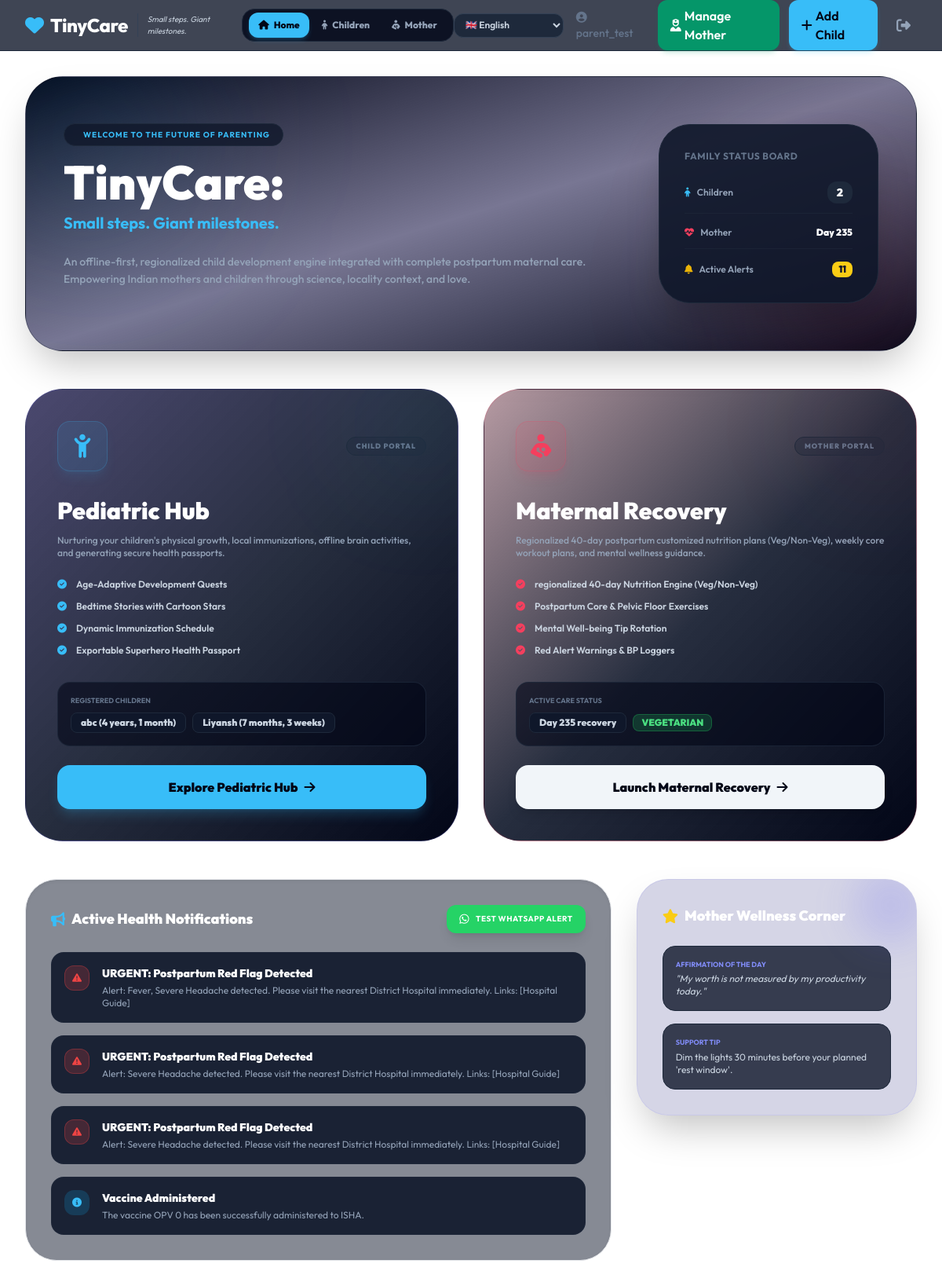
The page /parent/ (signed in) on the database as committed earlier.
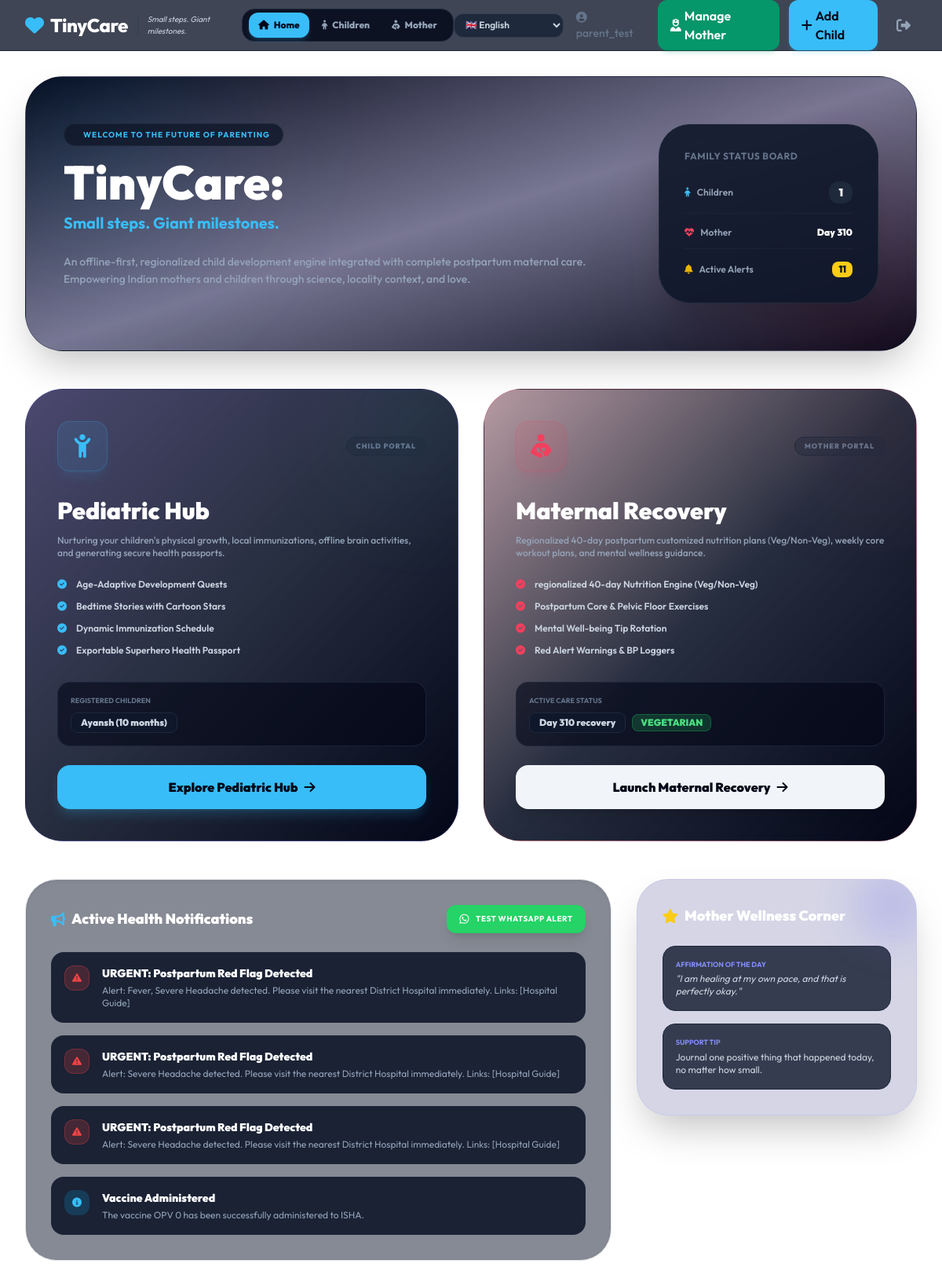
The same page on the database as committed later.
### health/models.py (models this page shows, shortened)
class ChildProfile(models.Model):
    GENDER_CHOICES = [('M', 'Male'), ('F', 'Female'), ('O', 'Other')]
    parent = models.ForeignKey(settings.AUTH_USER_MODEL, on_delete=models.CASCADE, related_name='children', null=True)
    name = models.CharField(max_length=200)
    date_of_birth = models.DateField(validators=[validate_child_age])
    gender = models.CharField(max_length=1, choices=GENDER_CHOICES)
    locality = models.ForeignKey(Locality, on_delete=models.SET_NULL, null=True)
    current_weight = models.FloatField(help_text="Weight (Stored in KG)")
    current_height = models.FloatField(help_text="Height (Stored in CM)")
    birth_weight = models.FloatField(null=True, blank=True, help_text="Birth Weight (Stored in KG)")
    height_unit = models.CharField(max_length=5, choices=[('cm', 'cm'), ('m', 'm')], default='cm')
    weight_unit = models.CharField(max_length=5, choices=[('kg', 'kg'), ('g', 'g')], default='kg')
    created_at = models.DateTimeField(auto_now_add=True)
    updated_at = models.DateTimeField(auto_now=True)

class Notification(models.Model):
    user = models.ForeignKey(settings.AUTH_USER_MODEL, on_delete=models.CASCADE, related_name='notifications')
    title = models.CharField(max_length=200)
    message = models.TextField()
    is_read = models.BooleanField(default=False)
    is_urgent = models.BooleanField(default=False, help_text="Triggers Red Alert badge")
    created_at = models.DateTimeField(auto_now_add=True)

### health/views.py (the view)
# urls.py: path('parent/', views.parent_dashboard, name='parent_dashboard'),
@login_required
@user_passes_test(is_parent)
def parent_dashboard(request):
    children = ChildProfile.objects.filter(parent=request.user).order_by('-created_at')
    notifications = Notification.objects.filter(user=request.user).order_by('-created_at')
    urgent_count = notifications.filter(is_urgent=True, is_read=False).count()
    try:
        mother = request.user.mother_profile
    except Exception:
        mother = None
    maternal_context = None
    if mother:
        maternal_context = get_postpartum_context(mother)
    return render(request, 'health/parent_dashboard.html', {
        'children': children,
        'notifications': notifications,
        'urgent_count': urgent_count,
        'mother': mother,
        'maternal_context': maternal_context,
    })

### health/views.py (called while the page is built)
def is_parent(user):
    return user.is_authenticated and user.is_parent

### health/templates/health/parent_dashboard.html (shortened to what the changed rows need)
{% extends 'health/base.html' %}
{% block content %}
<div class="relative bg-gradient-to-br from-slate-950 via-indigo-950/60 to-slate-950 rounded-[3rem] p-12 overflow-hidden mb-12 shadow-2xl border border-slate-800/40 flex flex-col md:flex-row items-center justify-between gap-8 min-h-[350px]">
    {% load static %}
    <div class="relative z-10 max-w-2xl">
        <h1 class="text-5xl md:text-6xl font-black text-white leading-tight mb-2">
            TinyCare:
        </h1>
    </div>
    <div class="relative z-10 bg-slate-900/90 border border-slate-800 rounded-[2.5rem] p-8 min-w-[280px] shadow-2xl flex-shrink-0">
        <div class="space-y-4">
            <div class="flex items-center justify-between pb-3 border-b border-slate-800/60">
                <span class="text-xs text-slate-400 font-semibold"><i class="fas fa-child text-primary mr-1.5"></i> Children</span>
                <span class="text-sm font-black text-white bg-slate-800 px-3 py-1 rounded-xl">{{ children.count }}</span>
            </div>
            <div class="flex items-center justify-between pb-3 border-b border-slate-800/60">
                <span class="text-xs text-slate-400 font-semibold"><i class="fas fa-heart-pulse text-rose-500 mr-1.5"></i> Mother</span>
                <span class="text-xs font-black text-white">
                    {% if mother %}
                        Day {{ maternal_context.day_number }}
                    {% else %}
                        Not Setup
                    {% endif %}
                </span>
            </div>
        </div>
    </div>
</div>
<div class="grid grid-cols-1 md:grid-cols-2 gap-8 mb-12">
    <div class="group relative bg-gradient-to-br from-indigo-950/80 via-slate-900/90 to-slate-950 rounded-[3rem] border border-indigo-500/20 p-10 hover:border-primary/40 hover:shadow-indigo-500/10 hover:shadow-2xl transition-all duration-500 transform hover:-translate-y-1.5 flex flex-col justify-between overflow-hidden">
        <div>
            <h2 class="text-3xl font-black text-white mb-3">Pediatric Hub</h2>
            {% if children %}
            <div class="bg-slate-950/60 rounded-2xl border border-slate-800/80 p-4 mb-6">
                <div class="flex flex-wrap gap-2">
                    {% for child in children %}
                    <span class="text-xs bg-slate-900 border border-slate-800 px-3 py-1 rounded-lg text-slate-300 font-black">
                        {{ child.name }} ({{ child.date_of_birth|timesince }})
                    </span>
                    {% endfor %}
                </div>
            </div>
            {% endif %}
        </div>
    </div>
    <div class="group relative bg-gradient-to-br from-rose-950/40 via-slate-900/90 to-slate-950 rounded-[3rem] border border-rose-500/20 p-10 hover:border-rose-500/40 hover:shadow-rose-500/5 hover:shadow-2xl transition-all duration-500 transform hover:-translate-y-1.5 flex flex-col justify-between overflow-hidden">
        <div>
            <h2 class="text-3xl font-black text-white mb-3">Maternal Recovery</h2>
            <div class="bg-slate-950/60 rounded-2xl border border-slate-800/80 p-4 mb-6">
                {% if mother %}
                <div class="flex items-center gap-2">
                    <span class="text-xs bg-slate-900 border border-slate-800 px-3 py-1 rounded-lg text-slate-300 font-black">
                        Day {{ maternal_context.day_number }} recovery
                    </span>
                    <span class="text-xs px-2.5 py-0.5 rounded-lg font-black uppercase text-[10px]
                        {% if mother.diet_preference == 'veg' %}bg-green-500/20 text-green-400 border border-green-500/30{% else %}bg-amber-500/20 text-amber-400 border border-amber-500/30{% endif %}">
                        {{ mother.get_diet_preference_display }}
                    </span>
                </div>
                {% else %}
                <span class="text-xs italic text-slate-500">No profile initialized yet.</span>
                {% endif %}
            </div>
        </div>
    </div>
</div>
<div class="grid grid-cols-1 lg:grid-cols-3 gap-8 mb-12">
    <div class="lg:col-span-2 space-y-6">
        <div class="bg-slate-900/50 rounded-[2.5rem] border border-slate-850 p-8 shadow-inner">
            <div class="space-y-4">
                {% for note in notifications|slice:":4" %}
                <div class="bg-slate-900/90 border border-slate-800/80 rounded-2xl p-4 flex gap-4 items-start transition-all hover:bg-slate-900 hover:border-slate-700">
                    <div class="w-8 h-8 rounded-xl flex items-center justify-center flex-shrink-0
                        {% if note.is_urgent %}bg-red-500/20 text-red-500 animate-pulse border border-red-500/30{% else %}bg-sky-500/20 text-sky-400{% endif %}">
                        <i class="fas {% if note.is_urgent %}fa-triangle-exclamation{% else %}fa-circle-info{% endif %} text-xs"></i>
                    </div>
                    <div>
                        <h5 class="text-sm font-black text-white">{{ note.title }}</h5>
                        <p class="text-xs text-slate-400 mt-1">{{ note.message }}</p>
                    </div>
                </div>
                {% empty %}
                <div class="p-8 text-center text-slate-500 italic text-xs">
                    <i class="fas fa-check-circle text-emerald-500 text-lg mb-2 block"></i>
                    All systems secure. No health notifications pending.
                </div>
                {% endfor %}
            </div>
        </div>
    </div>
    <div class="space-y-6">
        <div class="bg-indigo-900/20 rounded-[2.5rem] p-8 text-white border border-indigo-500/10 shadow-2xl relative overflow-hidden">
            {% if mother %}
            <div class="space-y-4">
                <div class="p-4 bg-slate-900/80 rounded-2xl border border-slate-800">
                    <h5 class="text-indigo-400 font-bold text-[9px] uppercase mb-1">Affirmation of the Day</h5>
                    <p class="text-xs italic text-slate-300">"{{ maternal_context.daily_affirmation }}"</p>
                </div>
                <div class="p-4 bg-slate-900/80 rounded-2xl border border-slate-800">
                    <h5 class="text-indigo-400 font-bold text-[9px] uppercase mb-1">Support Tip</h5>
                    <p class="text-xs text-slate-300">{{ maternal_context.daily_tip }}</p>
                </div>
            </div>
            {% else %}
            <div class="text-center p-6 text-slate-500 italic text-xs">
                Setup Mother Profile to unlock daily postpartum affirmations and support tips.
            </div>
            {% endif %}
        </div>
    </div>
</div>
{% endblock %}

Rows that differ between the two databases and show on the page:
removed ChildProfile: name "abc", date_of_birth "4 years, 1 month"
removed ChildProfile: name "Liyansh", date_of_birth "7 months, 3 weeks"
added ChildProfile: name "Ayansh", date_of_birth "10 months"
Other text that changed with them:
{{ children.count }}: "2" → "1"
{{ maternal_context.day_number }}: "235" → "310"
{{ maternal_context.daily_affirmation }}: "My worth is not measured by my productivity today." → "I am healing at my own pace, and that is perfectly okay."
{{ maternal_context.daily_tip }}: "Dim the lights 30 minutes before your planned 'rest window'." → "Journal one positive thing that happened today, no matter how small."
